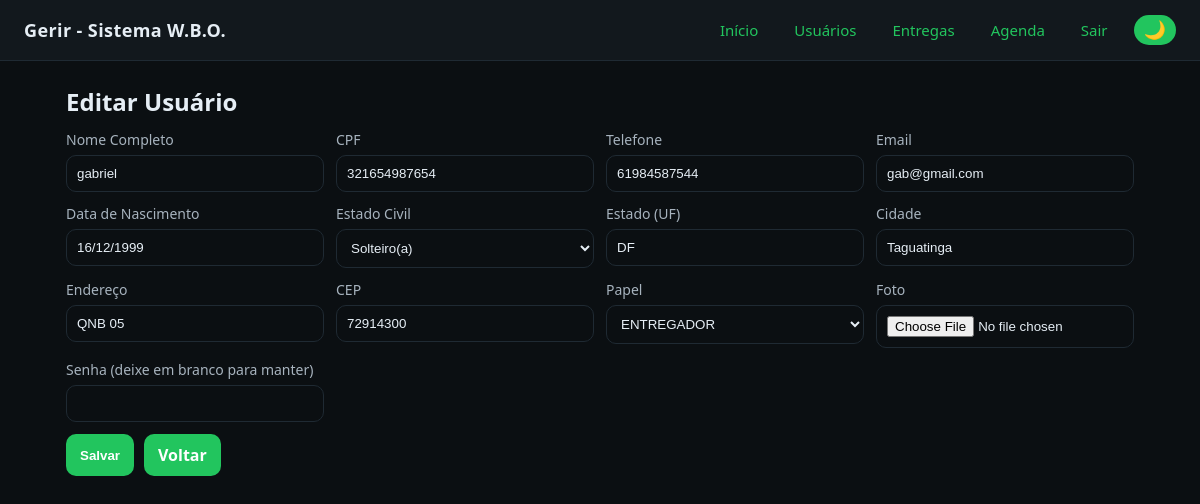
The page /users/2/edit (signed in) on the database its author committed.
### app.py (models this page shows, shortened)
class User(db.Model, UserMixin):
    __tablename__ = "users"
    id = db.Column(db.Integer, primary_key=True)
    foto = db.Column(db.String(255))
    nome = db.Column(db.String(120), nullable=False)
    cpf = db.Column(db.String(20), unique=True, nullable=False)
    telefone = db.Column(db.String(30))
    email = db.Column(db.String(120), unique=True, nullable=False)
    data_nascimento = db.Column(db.String(10))   # formato dd/mm/aaaa (simples)
    estado_civil = db.Column(db.String(30))
    estado = db.Column(db.String(2))
    cidade = db.Column(db.String(80))
    endereco = db.Column(db.String(160))
    cep = db.Column(db.String(20))
    role = db.Column(db.String(20), nullable=False, default="ENTREGADOR")  # 🔹 Mantém padrão entregador
    password_hash = db.Column(db.String(255), nullable=False)
    documentos = db.Column(db.Text)  # exemplo: "rg.pdf;cnp.pdf"
    criado_em = db.Column(db.DateTime, default=datetime.utcnow)  # 🔹 Novo campo: data de criação
    atualizado_em = db.Column(db.DateTime, default=datetime.utcnow, onupdate=datetime.utcnow)
    agendas = db.relationship(
        "Agenda", back_populates="entregador",
        cascade="all, delete-orphan"   # 🔹 Agora sincronizado com o modelo Agenda
    )

### app.py (the view, shortened to what this page needs)
@app.route("/users/<int:user_id>/edit", methods=["GET", "POST"])
@login_required
def users_edit(user_id):
    u = User.query.get_or_404(user_id)
    if not can_manage_user(u):
        abort(403)
    return render_template("user_form.html", user=u, roles=ROLE_CHOICES)

### app.py (called while the page is built)
@login_manager.user_loader
def load_user(user_id):
    return User.query.get(int(user_id))

def can_manage_user(target: User):
    if current_user.role == ROLE_ADMIN:
        return True
    if current_user.role == ROLE_OL:
        return target.role == ROLE_ENTREGADOR
    if current_user.role == ROLE_ENTREGADOR:
        return target.id == current_user.id
    return False

### templates/user_form.html (shortened to what this page needs)
{% extends "base.html" %}
{% block content %}
<h2>{{ 'Editar' if user else 'Novo' }} Usuário</h2>
<form method="post" enctype="multipart/form-data" class="grid-form">
  <label>Nome Completo<input name="nome" value="{{ user.nome if user }}"></label>
  <label>CPF<input name="cpf" value="{{ user.cpf if user }}"></label>
  <label>Telefone<input name="telefone" value="{{ user.telefone if user }}"></label>
  <label>Email<input type="email" name="email" value="{{ user.email if user }}"></label>
  <label>Data de Nascimento<input name="data_nascimento" placeholder="dd/mm/aaaa" value="{{ user.data_nascimento if user }}"></label>
  <label>Estado Civil
    <select name="estado_civil" required>
      <option value="Solteiro(a)" {% if user and user.estado_civil == 'Solteiro(a)' %}selected{% endif %}>Solteiro(a)</option>
    </select>
  </label>
  <label>Estado (UF)<input name="estado" value="{{ user.estado if user }}"></label>
  <label>Cidade<input name="cidade" value="{{ user.cidade if user }}"></label>
  <label>Endereço<input name="endereco" value="{{ user.endereco if user }}"></label>
  <label>CEP<input name="cep" value="{{ user.cep if user }}"></label>
  {% if current_user.role == 'ADMIN' %}
  <label>Papel
    <select name="role">
      {% for r in roles %}
        <option value="{{ r }}" {% if user and user.role==r %}selected{% endif %}>{{ r }}</option>
      {% endfor %}
    </select>
  </label>
  {% elif current_user.role == 'OL' %}
  <input type="hidden" name="role" value="ENTREGADOR">
  {% endif %}
  <label>Foto<input type="file" name="foto" accept="image/*"></label>
  <label>Senha (deixe em branco para manter) <input type="password" name="senha"></label>
  <div class="actions">
    <button type="submit">Salvar</button>
    <a class="btn" href="{{ url_for('users_list') }}">Voltar</a>
  </div>
</form>
{% endblock %}

### static/styles.css (style rules this page uses)
:root { --bg:#0b0f12; --card:#12181d; --text:#e6eef5; --muted:#a7b3be; --brand:#22c55e; --danger:#ef4444; --warn:#f59e0b; }
* { box-sizing:border-box }
body { margin:0; font-family:system-ui,-apple-system,Segoe UI,Roboto,Ubuntu,Arial,sans-serif; background:var(--bg); color:var(--text) }
a { color:var(--brand);text-decoration:none }
.btn, button { background:var(--brand);color:#fff;border:none;padding:10px 14px;border-radius:10px;cursor:pointer;font-weight:600 }
.grid-form { display:grid;grid-template-columns:repeat(auto-fit,minmax(240px,1fr));gap:12px }
.grid-form label { display:flex;flex-direction:column;font-size:14px;color:var(--muted) }
.grid-form input,.grid-form select { margin-top:6px;background:var(--bg);border:1px solid #1f2a33;color:var(--text);padding:10px;border-radius:10px }
.grid-form .actions { grid-column:1/-1;display:flex;gap:10px }
h2,h3,h4 { margin:8px 0 12px }

### rows shown on the page
User: nome "gabriel", cpf "321654987654", telefone "61984587544", email "gab@gmail.com", data_nascimento "16/12/1999", estado_civil "Solteiro(a)", estado "DF", cidade "Taguatinga", endereco "QNB 05", cep "72914300", role "ENTREGADOR"

### other values the page prints
{{ 'Editar' if user else 'Novo' }} "Editar"
